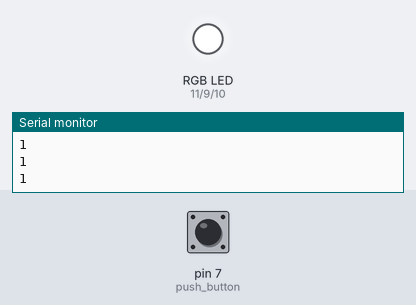
Recording of a sketch running on a simulated Arduino Uno, built with avr-gcc and run on an emulated ATmega328P. Shown: an RGB LED mixed from three pins (HIGH = lit), the last lines printed to the serial monitor. Inputs (shaded band) come from the test bench; at power-on: pin 7 (push_button) HIGH. Dim RGB values are drawn brighter than linear; random numbers use the default seed unless the sketch sets one.

Above: at 2.2 s.
2.3 s: pin 7 (push_button) pulled LOW for 1 s
At 2.9 s:
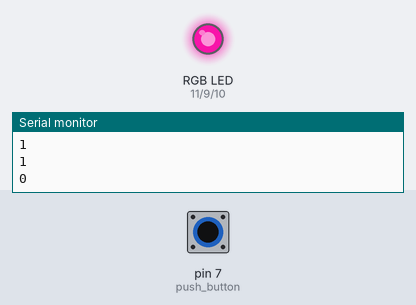
5.0 s: pin 7 (push_button) pulled LOW for 0.3 s
At 5.4 s:
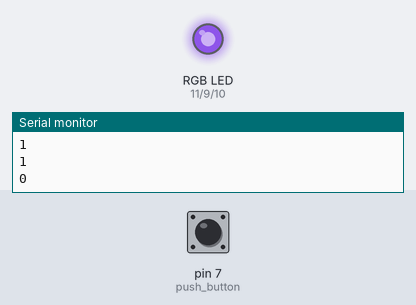
7.0 s: pin 7 (push_button) pulled LOW for 0.3 s
At 7.4 s:
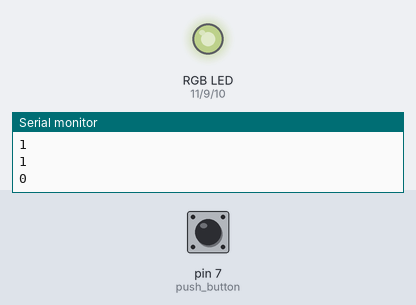
9.0 s: pin 7 (push_button) pulled LOW for 3.2 s
At 9.4 s:
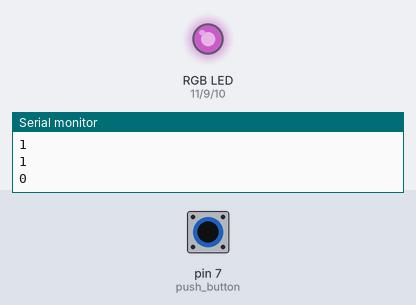
13.7 s: pin 7 (push_button) pulled LOW for 1 s
At 14.4 s:
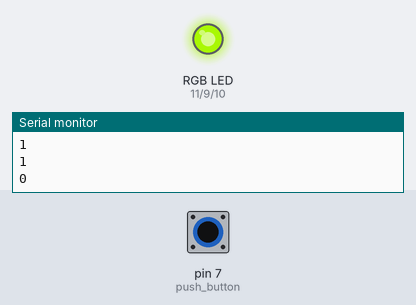
16.5 s: pin 7 (push_button) pulled LOW for 3.2 s
At 16.8 s:
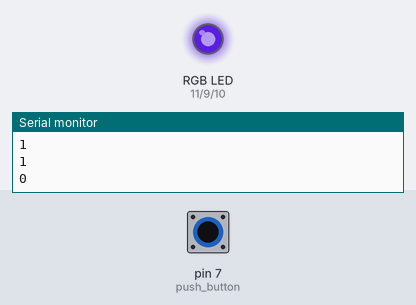
Timing chart, 0 to 21.5 s (numbered marks = the images above; inputs shaded):
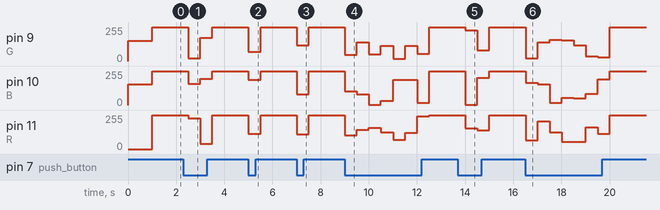

The sketch:

ras_workshop2_rgb.ino
```cpp
/*
1) Arduino Functions
2) RGB code (analogWrite())


3) analog pins && analogRead()
4) LM35 temperature sensor (example)

5) add a pushbutton to the RGB code (digitalRead())

6) potentiometer && map()

*/


/*
  Recap: function signature
    return-value-type function-name(parameter list){
       declarations and statements
    }
*/

// recall :
/*
 analogWrite(pin, value) -> Writes an analog (PWM) value to a pin,
 which can range from 0 to 255 (for 8-bit resolution).
*/

/*
  • How it works

    In the nature of physics, a color is composed of three color values:
    Red (R), Grean (G) and Blue (B). Each color value ranges from 0 to 255.

    The mix of three values creates 256 x 256 x 256 colors in total.

    If we provide PWM signals (with duty cycle from 0 to 255) to R, G, B pins,
    we can makes RGB LED displays any color we want.

    The duty cycle of PWM signals to R, G and B pins correspond to color
    values of Red (R), Grean (G) and Blue (B).
*/
#include <stdlib.h>
const int R = 11 , B = 10 , G = 9;
const int push_button = 7;
void setup() {
  // put your setup code here, to run once:

  Serial.begin(9600);

  pinMode(R , OUTPUT);
  pinMode(G , OUTPUT);
  pinMode(B , OUTPUT);
 //--------------------------------------------------------
 /*
  To make it easy for beginners, this tutorial uses the simplest method: initializes the
  Arduino pin as an internal pull-up input without using the external resistor. The beginners
  do NOT need to care about how to wire the pull-up/pull-down resistor. The beginners just
  need to use the Arduino code.
*/
 pinMode(push_button , INPUT_PULLUP);

//--------------------------------------------------------

  analogWrite(R,   0);
  analogWrite(G, 151);
  analogWrite(B,  157);
  delay(1000);
}

void loop() {
  // put your main code here, to run repeatedly:
  Serial.println(digitalRead(push_button));
  if(digitalRead(push_button) == HIGH){
    set_Color(255 , 255 , 255);
  }else{
    setRandom_Color();
  }
  delay(500);
}


void set_Color(int R_value, int G_value, int B_value) {
  analogWrite(R,   R_value);
  analogWrite(G, G_value);
  analogWrite(B,  B_value);
}

void setRandom_Color(){
  analogWrite(R,   random(0, 255));
  analogWrite(G, random(0, 255));
  analogWrite(B,  random(0, 255));
}
```

Measured:
- after the input at 2.3 s, pin 9 (G): 255/255 → 19/255 after 0.20 s, → 175/255 0.50 s later, → 255/255 0.50 s later; pin 10 (B): 255/255 → 158/255 after 0.20 s, → 197/255 0.50 s later, → 255/255 0.50 s later; pin 11 (R): 255/255 → 232/255 after 0.20 s, → 38/255 0.50 s later, → 255/255 0.50 s later
- after the input at 5.0 s, pin 9 (G): 255/255 → 68/255 at once, → 255/255 0.50 s later; pin 10 (B): 255/255 → 188/255 at once, → 255/255 0.50 s later; pin 11 (R): 255/255 → 114/255 at once, → 255/255 0.50 s later
- after the input at 7.0 s, pin 9 (G): 255/255 → 120/255 at once, → 255/255 0.50 s later; pin 10 (B): 255/255 → 80/255 at once, → 255/255 0.50 s later; pin 11 (R): 255/255 → 109/255 at once, → 255/255 0.50 s later
- after the input at 9.0 s, pin 9 (G): 255/255 → 47/255 at once, → 142/255 0.50 s later, → 52/255 0.50 s later, → 114/255 0.50 s later, … (8 changes in this stretch); pin 10 (B): 255/255 → 102/255 at once, → 79/255 0.50 s later, → 3/255 0.50 s later, → 32/255 0.50 s later, … (8 changes in this stretch)
- after the input at 13.7 s, pin 9 (G): 255/255 → 230/255 after 0.31 s, → 79/255 0.50 s later, → 255/255 0.50 s later; pin 10 (B): 255/255 → 3/255 after 0.31 s, → 204/255 0.50 s later, → 255/255 0.50 s later; pin 11 (R): 255/255 → 157/255 after 0.31 s, → 139/255 0.50 s later, → 255/255 0.50 s later
- after the input at 16.5 s, pin 9 (G): 255/255 → 22/255 at once, → 141/255 0.50 s later, → 158/255 0.50 s later, → 157/255 0.50 s later, … (8 changes in this stretch); pin 10 (B): 255/255 → 167/255 at once, → 155/255 0.50 s later, → 16/255 0.50 s later, → 56/255 0.50 s later, … (8 changes in this stretch)
